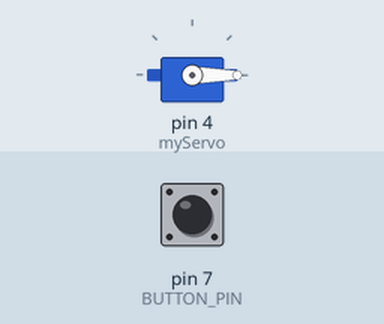
The sketch below on a simulated Arduino Uno, built with avr-gcc and run on an emulated ATmega328P. Parts: servo. The inputs (shaded band) are chosen by the test bench; at power-on: pin 7 (BUTTON_PIN) HIGH. Random numbers use the default seed unless the sketch sets one; the audio player accepts every command and is not drawn; what the sketch prints to the serial monitor is not drawn.

Above: at 1.7 s.
1.8 s: pin 7 (BUTTON_PIN) pulled LOW for 0.15 s
At 4.8 s:
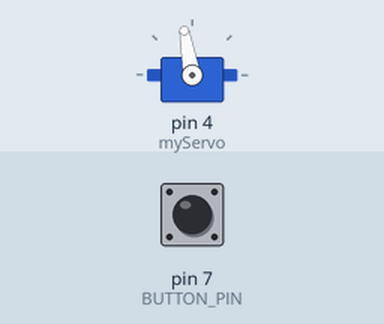
4.9 s: pin 7 (BUTTON_PIN) pulled LOW for 1 s
8.9 s: pin 7 (BUTTON_PIN) pulled LOW for 3.2 s
Timing chart, 0 to 16.0 s (numbered marks = the images above; inputs shaded):
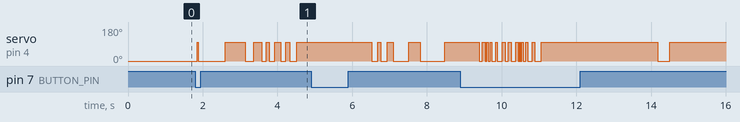

The sketch:

servo-controller.ino
```cpp
#include <Servo.h>
#include "Arduino.h"
#include "SoftwareSerial.h"
#include "DFRobotDFPlayerMini.h"
#include <AceButton.h>
using namespace ace_button;
#include <arduino-timer.h>
#include "audiosync.h"

// Constants
const uint8_t BUTTON_PIN = 7;

SoftwareSerial mySoftwareSerial(10, 11); // RX, TX
DFRobotDFPlayerMini myDFPlayer;
AceButton button(BUTTON_PIN);
void playQuote(byte clip);
void handleEvent(AceButton*, uint8_t, uint8_t);
Timer<71> timer;
Servo myServo;

// Variables will change:
byte fileCount;
byte openDeg = 100;
byte closedDeg = 0;
byte randNumber;
int animationCol1;
int animationCol2;

void setup()
{
  mySoftwareSerial.begin(9600);
  Serial.begin(115200);

  if (!myDFPlayer.begin(mySoftwareSerial)) {  //Use softwareSerial to communicate with mp3.
    Serial.println(F("Unable to begin:"));
    Serial.println(F("1.Please recheck the connection!"));
    Serial.println(F("2.Please insert the SD card!"));
    while (true);
  }
  Serial.println(F("DFPlayer Mini online."));
  fileCount =  myDFPlayer.readFileCounts();
  myDFPlayer.volume(30);  //Set volume value. From 0 to 30
  randomSeed(analogRead(A0));
  pinMode(BUTTON_PIN, INPUT_PULLUP);
  button.setEventHandler(handleEvent);
  // setup servos
  myServo.attach(4);
  myServo.write(closedDeg);
}

void loop() {
  button.check();
  timer.tick();
}

void handleEvent(AceButton* /*button*/, uint8_t eventType, uint8_t /*buttonState*/) {
  // get a random number to play

  switch (eventType) {
    case AceButton::kEventPressed:
      randNumber = random(21);
      // cancel all servo timers
      timer.cancel();
      playQuote(randNumber);
      break;
  }
}

// play audio and sync servos
void playQuote(byte clip) {
  //grab the array related to the item on display
  for (int i = 0; i < rows; i++) {
    animationCol1 = pgm_read_word_near(animations[clip][i]+0);
    animationCol2 = pgm_read_word_near(animations[clip][i]+1);
    if(animationCol1 != 0){
      timer.in(animationCol1, moveServo, animationCol2);
    }
  }
  myDFPlayer.play(clip+1);  //Play the selected mp3
}

bool moveServo(int argument) {
  if (argument == 0) {
    myServo.write(openDeg);
  } else {
    myServo.write(closedDeg);
  }
  return false; // to repeat the action - false to stop
}
```

audiosync.h
```cpp
#ifndef AUDIOSYNC_h
#define AUDIOSYNC_hs
#include <Arduino.h>

const PROGMEM int clips = 21;
const PROGMEM int rows = 71;
const PROGMEM int columns = 2;

const PROGMEM int animations[clips][ rows ][ columns ] = {
  {
    {20, 0},
    {60, 1},
    {120, 0},
    {160, 1},
    {200, 0},
    {400, 1},
    {460, 0},
    {500, 1},
    {560, 0},
    {600, 1},
    {920, 0},
    {960, 1},
    {1280, 0},
    {2260, 1},
    {2380, 0},
    {2460, 1},
    {2560, 0},
    {2640, 1},
    {2700, 0},
    {2740, 1},
    {2820, 0},
    {2860, 1},
    {2960, 0},
    {3020, 1},
    {3160, 0},
    {3220, 1},
    {3440, 0}
  },{
    {20, 0},
    {160, 1},
    {300, 0},
    {400, 1},
    {560, 0},
    {680, 1},
    {820, 0},
    {880, 1},
    {980, 0},
    {1060, 1},
    {1240, 0},
    {1300, 1},
    {1380, 0},
    {1460, 1},
    {1640, 0},
    {1760, 1},
    {1860, 0},
    {1920, 1},
    {2000, 0},
    {2040, 1},
    {2140, 0},
    {2220, 1},
    {2380, 0},
    {2460, 1},
    {2680, 0},
    {2800, 1},
    {3080, 0},
    {3160, 1},
    {3200, 0},
    {3240, 1},
    {3320, 0},
    {3360, 1},
    {3460, 0},
    {3540, 1},
    {3660, 0},
    {3720, 1},
    {3920, 0},
    {3980, 1},
    {4180, 0},
    {4260, 1},
    {4360, 0},
    {4660, 1},
    {4820, 0},
    {4880, 1},
    {4960, 0},
    {5020, 1},
    {5140, 0},
    {5200, 1},
    {5300, 0},
    {5360, 1},
    {5420, 0},
    {5500, 1},
    {5560, 0},
    {5620, 1},
    {5700, 0},
    {5740, 1},
    {5800, 0},
    {5840, 1},
    {5880, 0},
    {5920, 1},
    {6040, 0},
    {6160, 1},
    {6280, 0},
    {6440, 1},
    {6560, 0},
    {6620, 1},
    {6720, 0},
    {6780, 1},
    {6840, 0},
    {6920, 1},
    {7060, 0}
  }, {
    {20, 0},
    {100, 1},
    {260, 0},
    {320, 1},
    {460, 0},
    {580, 1},
    {840, 0},
    {1300, 1},
    {1400, 0},
    {1460, 1},
    {1600, 0},
    {1660, 1},
    {1860, 0},
    {1960, 1},
    {2080, 0},
    {2240, 1},
    {2480, 0},
    {2540, 1},
    {2620, 0},
    {2760, 1},
    {3240, 0}
  }, {
    {20, 0},
    {120, 1},
    {300, 0},
    {700, 1},
    {1060, 0},
    {1280, 1},
    {1740, 0},
    {1860, 1},
    {2120, 0},
    {2200, 1},
    {2360, 0},
    {2400, 1},
    {2520, 0},
    {2580, 1},
    {2640, 0},
    {2680, 1},
    {2720, 0},
    {2780, 1},
    {2840, 0},
    {2980, 1},
    {3180, 0},
    {3340, 1},
    {3660, 0},
    {3740, 1},
    {4260, 0},
    {4460, 1},
    {4540, 0},
    {4740, 1},
    {4860, 0},
    {5220, 1},
    {5280, 0},
    {5320, 1},
    {5380, 0},
    {5560, 1},
    {5640, 0},
    {5820, 1},
    {6000, 0}
  }, {
    {20, 0},
    {100, 1},
    {240, 0},
    {300, 1},
    {360, 0},
    {420, 1},
    {540, 0},
    {600, 1},
    {680, 0},
    {780, 1},
    {900, 0},
    {960, 1},
    {1020, 0},
    {1080, 1},
    {1220, 0},
    {1340, 1},
    {1420, 0},
    {1480, 1},
    {1540, 0},
    {1600, 1},
    {1740, 0},
    {1800, 1},
    {1900, 0},
    {1980, 1},
    {2100, 0},
    {2160, 1},
    {2260, 0},
    {2420, 1},
    {2660, 0},
    {2800, 1},
    {3140, 0},
    {3240, 1},
    {3300, 0},
    {3340, 1},
    {3460, 0},
    {3560, 1},
    {3660, 0},
    {3800, 1},
    {3860, 0},
    {3920, 1},
    {4100, 0},
    {4240, 1},
    {4340, 0},
    {4400, 1},
    {4540, 0},
    {4600, 1},
    {4720, 0},
    {4780, 1},
    {4860, 0},
    {4980, 1},
    {5080, 0},
    {5160, 1},
    {5320, 0},
    {5820, 1},
    {5960, 0}
  }, {
    {20, 0},
    {600, 1},
    {760, 0},
    {900, 1},
    {1060, 0},
    {1120, 1},
    {1200, 0},
    {1280, 1},
    {1620, 0},
    {1740, 1},
    {1880, 0},
    {2000, 1},
    {2120, 0},
    {2180, 1},
    {2360, 0},
    {2520, 1},
    {2640, 0},
    {2700, 1},
    {2800, 0},
    {2920, 1},
    {3120, 0}
  }, {
    {20, 0},
    {3240, 1},
    {3300, 0},
    {3360, 1},
    {3460, 0},
    {3500, 1},
    {3560, 0},
    {3620, 1},
    {3700, 0},
    {3760, 1},
    {3860, 0},
    {3900, 1},
    {3980, 0},
    {4040, 1},
    {4200, 0},
    {4260, 1},
    {4400, 0},
    {4480, 1},
    {4600, 0},
    {4660, 1},
    {4800, 0},
    {4860, 1},
    {4980, 0},
    {5060, 1},
    {5140, 0},
    {5240, 1},
    {5340, 0},
    {5400, 1},
    {5480, 0},
    {5520, 1},
    {5600, 0},
    {5780, 1},
    {5940, 0}
  }, {
    {20, 0},
    {3280, 1},
    {3360, 0},
    {3440, 1},
    {3580, 0},
    {3660, 1},
    {3780, 0},
    {3820, 1},
    {3880, 0},
    {3920, 1},
    {3980, 0},
    {4020, 1},
    {4060, 0},
    {4100, 1},
    {4160, 0},
    {4200, 1},
    {4280, 0},
    {4360, 1},
    {4500, 0},
    {4560, 1},
    {4640, 0},
    {4700, 1},
    {4780, 0},
    {4860, 1},
    {5180, 0},
    {5340, 1},
    {5480, 0},
    {5600, 1},
    {5760, 0},
    {5840, 1},
    {5940, 0},
    {6020, 1},
    {6160, 0},
    {6260, 1},
    {6460, 0},
    {6600, 1},
    {6780, 0}
  }, {
    {20, 0},
    {480, 1},
    {560, 0},
    {640, 1},
    {680, 0},
    {720, 1},
    {780, 0},
    {820, 1},
    {920, 0},
    {960, 1},
    {1100, 0},
    {1180, 1},
    {1260, 0},
    {1340, 1},
    {1460, 0},
    {1520, 1},
    {1560, 0},
    {1580, 1},
    {1620, 0},
    {1660, 1},
    {1720, 0},
    {1780, 1},
    {1900, 0},
    {1960, 1},
    {2140, 0},
    {5260, 1},
    {5580, 0}
  }, {
    {20, 0},
    {220, 1},
    {360, 0},
    {420, 1},
    {520, 0},
    {580, 1},
    {700, 0},
    {820, 1},
    {880, 0},
    {940, 1},
    {1000, 0},
    {1060, 1},
    {1120, 0},
    {1180, 1},
    {1240, 0},
    {1300, 1},
    {1360, 0},
    {1400, 1},
    {1460, 0},
    {1520, 1},
    {1660, 0},
    {2040, 1},
    {2120, 0},
    {2200, 1},
    {2320, 0},
    {2400, 1},
    {2500, 0},
    {2560, 1},
    {2620, 0},
    {2680, 1},
    {2780, 0},
    {2840, 1},
    {2920, 0},
    {2980, 1},
    {3060, 0},
    {3140, 1},
    {3260, 0},
    {3340, 1},
    {3480, 0},
    {3560, 1},
    {3620, 0},
    {3660, 1},
    {3700, 0},
    {3740, 1},
    {3800, 0},
    {3860, 1},
    {3980, 0},
    {4060, 1},
    {4240, 0}
  }, {
    {20, 0},
    {1600, 1},
    {1760, 0},
    {1840, 1},
    {2020, 0},
    {2180, 1},
    {2600, 0},
    {2900, 1},
    {3560, 0}
  }, {
    {20, 0},
    {1020, 1},
    {1080, 0},
    {1200, 1},
    {1280, 0},
    {1360, 1},
    {1440, 0},
    {1500, 1},
    {1560, 0},
    {1640, 1},
    {1780, 0},
    {1840, 1},
    {1960, 0},
    {2000, 1},
    {2060, 0},
    {2100, 1},
    {2140, 0},
    {2200, 1},
    {2300, 0},
    {2380, 1},
    {2440, 0},
    {2500, 1},
    {2560, 0},
    {2660, 1},
    {2760, 0},
    {2820, 1},
    {2940, 0},
    {3320, 1},
    {3380, 0},
    {3440, 1},
    {3480, 0},
    {3520, 1},
    {3640, 0},
    {3740, 1},
    {3960, 0},
    {4020, 1},
    {4060, 0},
    {4100, 1},
    {4140, 0},
    {4180, 1},
    {4280, 0},
    {4360, 1},
    {4440, 0},
    {4480, 1},
    {4600, 0},
    {4780, 1},
    {4960, 0}
  }, {
    {20, 0},
    {320, 1},
    {400, 0},
    {560, 1},
    {660, 0},
    {1140, 1},
    {1300, 0},
    {1360, 1},
    {1520, 0},
    {1600, 1},
    {1700, 0},
    {1780, 1},
    {1880, 0},
    {1960, 1},
    {2080, 0},
    {2200, 1},
    {2320, 0},
    {2400, 1},
    {2460, 0},
    {2520, 1},
    {2640, 0},
    {2760, 1},
    {2920, 0},
    {3020, 1},
    {3160, 0},
    {3240, 1},
    {3400, 0},
    {3560, 1},
    {3620, 0},
    {3820, 1},
    {3860, 0}
  }, {
    {20, 0},
    {1100, 1},
    {1180, 0},
    {1240, 1},
    {1340, 0},
    {1460, 1},
    {1600, 0},
    {1700, 1},
    {1880, 0},
    {3240, 1},
    {3320, 0},
    {3380, 1},
    {3500, 0},
    {3580, 1},
    {3660, 0},
    {3700, 1},
    {3780, 0},
    {3820, 1},
    {3900, 0},
    {3960, 1},
    {4040, 0},
    {4180, 1},
    {4360, 0},
    {6280, 1},
    {6400, 0},
    {6460, 1},
    {6560, 0},
    {6660, 1},
    {6800, 0},
    {6980, 1},
    {7060, 0},
    {7160, 1},
    {7300, 0}
  }, {
    {20, 0},
    {60, 1},
    {780, 0},
    {1320, 1},
    {1540, 0},
    {1760, 1},
    {1880, 0},
    {1960, 1},
    {2100, 0},
    {2260, 1},
    {2400, 0},
    {2500, 1},
    {2700, 0}
  }, {
    {20, 0},
    {1340, 1},
    {1660, 0},
    {1720, 1},
    {1840, 0},
    {2020, 1},
    {2120, 0},
    {2180, 1},
    {2300, 0},
    {2380, 1},
    {2500, 0},
    {2560, 1},
    {2720, 0},
    {2820, 1},
    {3000, 0}
  }, {
    {20, 0},
    {100, 1},
    {240, 0},
    {300, 1},
    {520, 0},
    {740, 1},
    {880, 0},
    {960, 1},
    {1060, 0},
    {1240, 1},
    {1420, 0},
    {1560, 1},
    {1720, 0},
    {1820, 1},
    {2060, 0},
    {2160, 1},
    {2240, 0},
    {2320, 1},
    {2400, 0},
    {2440, 1},
    {2500, 0},
    {2760, 1},
    {2980, 0},
    {3100, 1},
    {3260, 0},
    {3360, 1},
    {3640, 0}
  }, {
    {20, 0},
    {280, 1},
    {340, 0},
    {400, 1},
    {560, 0},
    {760, 1},
    {880, 0},
    {980, 1},
    {1140, 0},
    {1240, 1},
    {1360, 0},
    {1440, 1},
    {1560, 0},
    {1660, 1},
    {1760, 0},
    {1880, 1},
    {2080, 0},
    {2180, 1},
    {2260, 0},
    {2320, 1},
    {2540, 0},
    {2620, 1},
    {2780, 0},
    {2820, 1},
    {2900, 0},
    {3000, 1},
    {3280, 0},
    {3380, 1},
    {3580, 0},
    {3700, 1},
    {3800, 0},
    {3860, 1},
    {4100, 0},
    {4180, 1},
    {4360, 0},
    {4440, 1},
    {4600, 0},
    {4700, 1},
    {5100, 0}
  }, {
    {20, 0},
    {1100, 1},
    {1320, 0},
    {1400, 1},
    {1560, 0},
    {1700, 1},
    {1740, 0},
    {1800, 1},
    {1960, 0},
    {2040, 1},
    {2160, 0},
    {2260, 1},
    {2340, 0},
    {2380, 1},
    {2440, 0},
    {2500, 1},
    {2600, 0},
    {2660, 1},
    {2780, 0},
    {2820, 1},
    {2920, 0},
    {2960, 1},
    {3020, 0},
    {3140, 1},
    {3260, 0},
    {3320, 1},
    {3460, 0},
    {3520, 1},
    {3640, 0},
    {3700, 1},
    {3800, 0},
    {3940, 1},
    {4100, 0},
    {4200, 1},
    {4360, 0},
    {4420, 1},
    {4500, 0},
    {4660, 1},
    {4740, 0},
    {4880, 1},
    {4940, 0},
    {5020, 1},
    {5100, 0},
    {5200, 1},
    {5320, 0},
    {5400, 1},
    {5460, 0},
    {5520, 1},
    {5800, 0}
  }, {
    {20, 0},
    {160, 1},
    {340, 0},
    {480, 1},
    {880, 0},
    {1040, 1},
    {1180, 0},
    {1260, 1},
    {1340, 0},
    {1480, 1},
    {1700, 0},
    {1740, 1},
    {1880, 0},
    {1960, 1},
    {2100, 0},
    {2200, 1},
    {2300, 0},
    {2340, 1},
    {2480, 0},
    {2580, 1},
    {2780, 0},
    {2860, 1},
    {3000, 0},
    {3060, 1},
    {3280, 0}
  }, {
    {20, 0},
    {200, 1},
    {300, 0},
    {400, 1},
    {520, 0},
    {640, 1},
    {740, 0},
    {820, 1},
    {900, 0},
    {960, 1},
    {1040, 0},
    {1080, 1},
    {1200, 0},
    {1260, 1},
    {1360, 0},
    {1480, 1},
    {1620, 0},
    {1680, 1},
    {1780, 0},
    {1900, 1},
    {2120, 0},
    {2540, 1},
    {2600, 0},
    {2640, 1},
    {2780, 0},
    {2840, 1},
    {2920, 0},
    {2960, 1},
    {3040, 0},
    {3180, 1},
    {3260, 0},
    {3320, 1},
    {3480, 0},
    {3540, 1},
    {3680, 0},
    {3760, 1},
    {3800, 0},
    {3840, 1},
    {3940, 0},
    {4000, 1},
    {4100, 0},
    {4140, 1},
    {4240, 0},
    {4280, 1},
    {4340, 0},
    {4400, 1},
    {4480, 0},
    {4600, 1},
    {4700, 0},
    {4760, 1},
    {4940, 0},
  }
};


#endif
```
